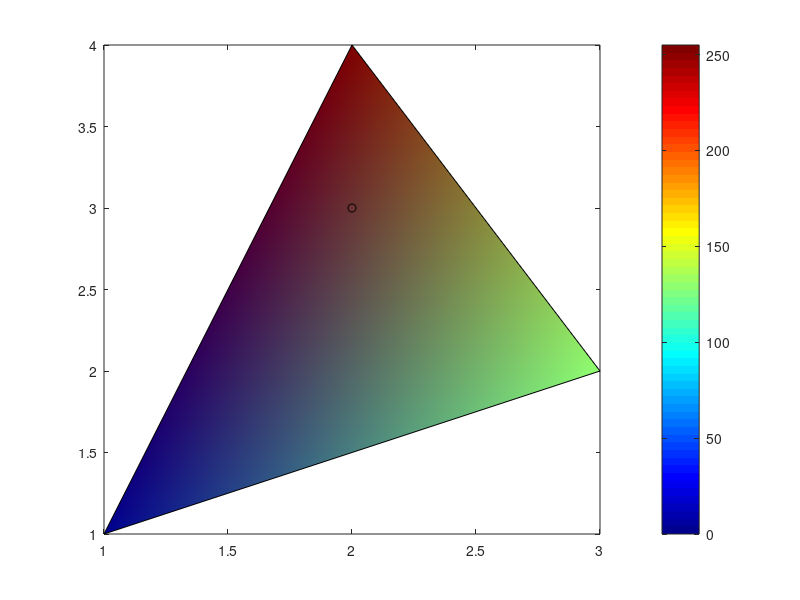

MATLAB code for this plot: (Note: this script raises an error after producing the figure.)
clearvars
close all

%% ColorMapExample
% Consider only one element. A triangle defined by its nodes and we assing 
% a temperature to each node

nodes=[1,1;  %define the nodes of a triangle
       3,2;
       2,4];

elem=[1,2,3]; % The triangle is thought of as one only element.

values=[0;128;255]; %can be temperature, stress, etc.
X=nodes(:,1);
Y=nodes(:,2);
figure()
fill(X,Y,values);
map=colormap('jet') %one of the standar color maps for FEM
colorbar %it is optional, shows the bar with the color scale
hold on;
p=[2,3]; %consider a point
plot(p(1,1),p(1,2),'ko'); %plot the point using a black 'o'
hold off;

% Compute the interpolated temperature and the assigned color
[alphas,isInside] = baryCoord(nodes,p);
interpTemp = alphas*values;
numColors=size(jet,1);
tMin = min(values);
tMax = max(values);
colorP = fix(numColors*(interpTemp-tMin)/(tMax-tMin)) + 1;
fprintf('Interpolated temperature = %f\n',interpTemp)
fprintf('Assigned Color %d RGB: %f,%f,%f\n',colorP,map(colorP,:))

%% A color triangle mesh. Function plotCountourSolution
% Using the approach of the previous exemple and given the values at the 
% nodes of a mesh, we can draw the color interpolation on each element.

eval('meshHole')

numNodes=size(nodes,1);
numElem=size(elem,1);

temp=1:numNodes;

colorMap='jet';
title='Temperature Plot';

plotContourSolution(nodes,elem,temp,title,colorMap); %Can plot both triang.
                                                     %and quad. meshes!